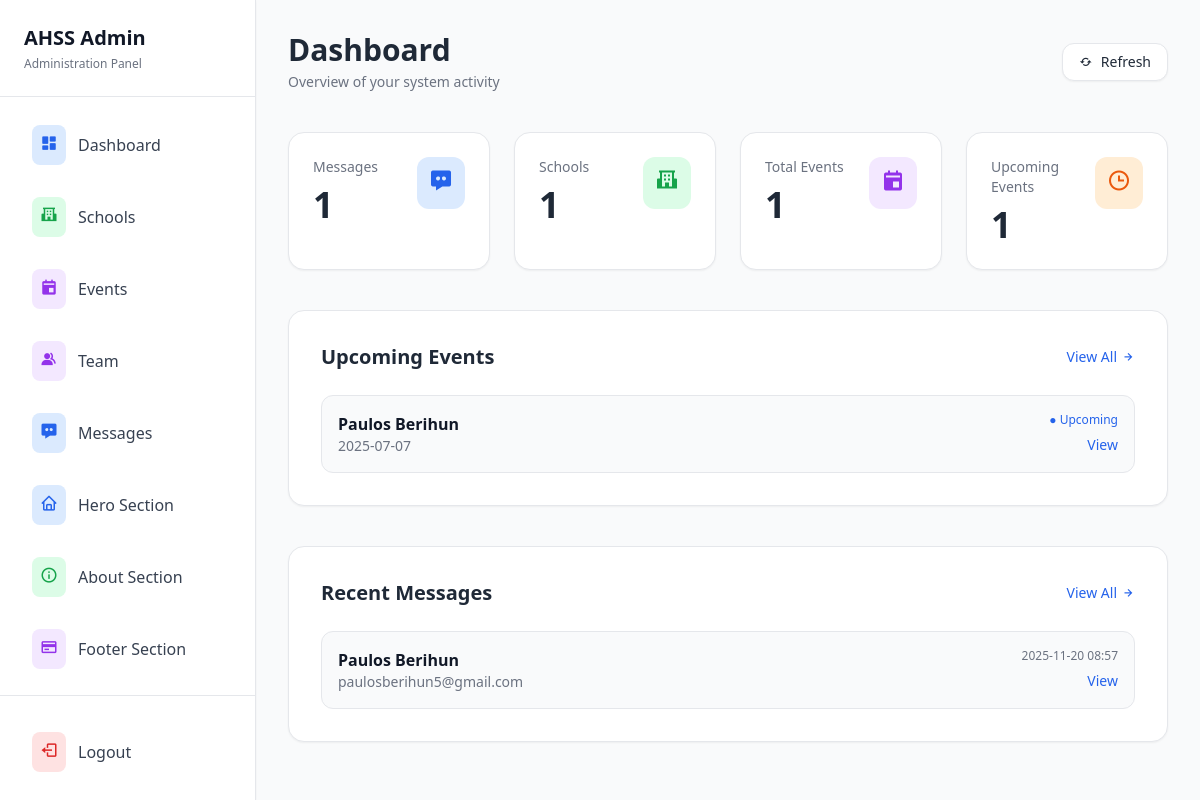
/admin/dashboard (signed in), run on an earlier commit of the app's database.
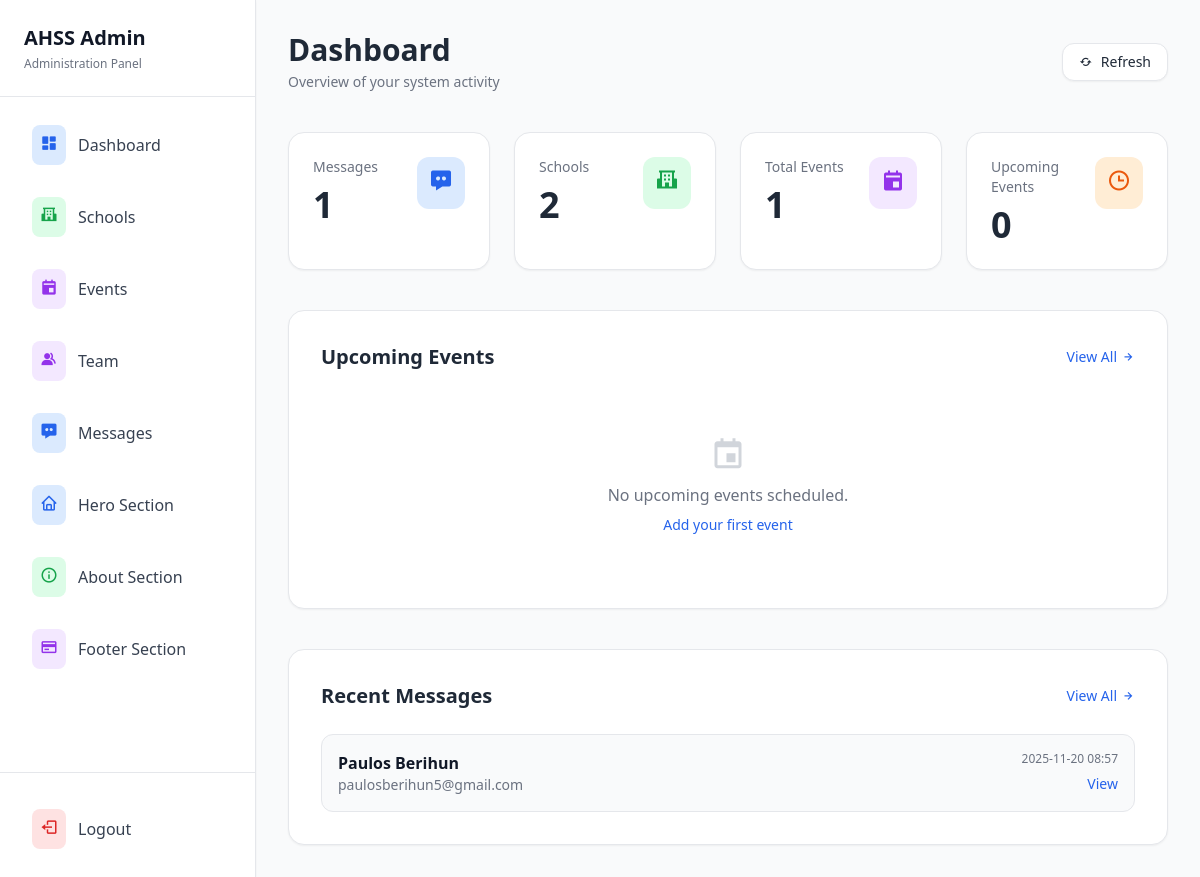
And on a later commit of the database.
### tables this page shows
CREATE TABLE events
            (id INTEGER PRIMARY KEY AUTOINCREMENT,
            title TEXT NOT NULL,
            description TEXT NOT NULL,
            event_date DATE NOT NULL,
            event_type TEXT NOT NULL, -- 'upcoming' or 'past'
            registration_link TEXT,
            gallery_link TEXT,
            image_filenames TEXT, -- JSON string of uploaded image filenames
            is_active BOOLEAN DEFAULT 1,
            created_at TIMESTAMP DEFAULT CURRENT_TIMESTAMP,
            updated_at TIMESTAMP DEFAULT CURRENT_TIMESTAMP);

CREATE TABLE contact_messages
                (id INTEGER PRIMARY KEY AUTOINCREMENT,
                name TEXT NOT NULL,
                email TEXT NOT NULL,
                message TEXT NOT NULL,
                is_read BOOLEAN DEFAULT 0,
                created_at TIMESTAMP DEFAULT CURRENT_TIMESTAMP);

### app.py (the view)
@app.route('/admin/dashboard')
@admin_required
def admin_dashboard():
    conn = get_db_connection()
    messages_count = conn.execute('SELECT COUNT(*) FROM contact_messages').fetchone()[0]
    schools_count = conn.execute('SELECT COUNT(*) FROM schools').fetchone()[0]
    events_count = conn.execute('SELECT COUNT(*) FROM events').fetchone()[0]
    upcoming_events_count = conn.execute('SELECT COUNT(*) FROM events WHERE event_type = "upcoming" AND is_active = 1').fetchone()[0]
    recent_messages = conn.execute('''
        SELECT * FROM contact_messages
        ORDER BY created_at DESC
        LIMIT 5
    ''').fetchall()
    upcoming_events = conn.execute('''
        SELECT * FROM events
        WHERE event_type = "upcoming" AND is_active = 1
        ORDER BY event_date ASC
        LIMIT 3
    ''').fetchall()
    conn.close()
    return render_template('admin/dashboard.html',
                         messages_count=messages_count,
                         schools_count=schools_count,
                         events_count=events_count,
                         upcoming_events_count=upcoming_events_count,
                         recent_messages=recent_messages,
                         upcoming_events=upcoming_events)

### app.py (called while the page is built)
def get_db_connection():
    conn = sqlite3.connect('site.db')
    conn.row_factory = sqlite3.Row
    return conn

def admin_required(f):
    @wraps(f)
    def decorated_function(*args, **kwargs):
        if 'admin_logged_in' not in session:
            return redirect(url_for('admin_login'))
        return f(*args, **kwargs)
    return decorated_function

### templates/admin/dashboard.html (shortened to what the changed rows need)
<!DOCTYPE html>
<html lang="en">
<head>
    <script src="https://cdn.tailwindcss.com"></script>
    <link href='https://unpkg.com/boxicons@2.1.4/css/boxicons.min.css' rel='stylesheet'>
</head>
<body class="bg-gray-50 text-gray-800">
<div class="flex min-h-screen">
    {% include 'admin/include/sidebar.html' %}
    <main class="lg:ml-64 flex-1 p-8">
        <div class="max-w-7xl mx-auto space-y-10">
            <div class="flex items-center justify-between">
                <div>
                    <h1 class="text-3xl font-bold">Dashboard</h1>
                </div>
            </div>
<div class="grid grid-cols-1 sm:grid-cols-2 lg:grid-cols-4 gap-6">
    <div class="bg-white rounded-2xl border border-gray-200 p-6 shadow-sm hover:shadow-md transition">
        <div class="flex items-start justify-between">
            <div>
                <p class="text-sm text-gray-500">Schools</p>
                <p class="text-4xl font-semibold mt-2">{{ schools_count }}</p>
            </div>
        </div>
    </div>
    <div class="bg-white rounded-2xl border border-gray-200 p-6 shadow-sm hover:shadow-md transition">
        <div class="flex items-start justify-between">
            <div>
                <p class="text-sm text-gray-500">Upcoming Events</p>
                <p class="text-4xl font-semibold mt-2">{{ upcoming_events_count }}</p>
            </div>
        </div>
    </div>
</div>
<div class="bg-white rounded-2xl border border-gray-200 shadow-sm p-8">
    <div class="flex items-center justify-between mb-6">
        <h2 class="text-xl font-semibold">Upcoming Events</h2>
    </div>
    {% if upcoming_events %}
        <div class="space-y-4">
            {% for event in upcoming_events %}
            <div class="flex items-center justify-between p-4 bg-gray-50 rounded-xl border border-gray-200 hover:bg-gray-100 transition">
                <div>
                    <p class="font-semibold text-gray-900">{{ event.title }}</p>
                    <p class="text-sm text-gray-500">{{ event.event_date }}</p>
                </div>
                <div class="text-right">
                    <small class="text-xs text-gray-500 block mb-1">
                        {% if event.event_type == 'upcoming' %}
                            <span class="text-blue-600">● Upcoming</span>
                        {% else %}
                            <span class="text-green-600">● Past</span>
                        {% endif %}
                    </small>
                    <a href="{{ url_for('edit_event', event_id=event.id) }}" class="text-blue-600 text-sm hover:underline">View</a>
                </div>
            </div>
            {% endfor %}
        </div>
    {% else %}
        <div class="py-10 text-center text-gray-500">
            <i class='bx bx-calendar-event text-4xl mb-3 text-gray-300'></i>
            <p>No upcoming events scheduled.</p>
            <a href="{{ url_for('new_event') }}" class="text-blue-600 text-sm hover:underline mt-2 inline-block">
                Add your first event
            </a>
        </div>
    {% endif %}
</div>
            <div class="bg-white rounded-2xl border border-gray-200 shadow-sm p-8">
                <div class="flex items-center justify-between mb-6">
                    <h2 class="text-xl font-semibold">Recent Messages</h2>
                </div>
                {% if recent_messages %}
                    <div class="space-y-4">
                        {% for message in recent_messages %}
                        <div class="flex items-center justify-between p-4 bg-gray-50 rounded-xl border border-gray-200 hover:bg-gray-100 transition">
                            <div>
                                <p class="font-semibold text-gray-900">{{ message.name }}</p>
                                <p class="text-sm text-gray-500">{{ message.email }}</p>
                            </div>
                            <div class="text-right">
                                <small class="text-xs text-gray-500 block mb-1">{{ message.created_at[:16] }}</small>
                                <a href="{{ url_for('view_message', message_id=message.id) }}" class="text-blue-600 text-sm hover:underline">View</a>
                            </div>
                        </div>
                        {% endfor %}
                    </div>
                {% else %}
                    <div class="py-10 text-center text-gray-500">No recent messages found</div>
                {% endif %}
            </div>
        </div>
    </main>
</div>
</body>
</html>

What changed in the data, as far as the page shows it:
removed events: title "Paulos Berihun", event_date "2025-07-07", event_type "● Upcoming"
Also different on the page:
{{ schools_count }}: "1" → "2"
{{ upcoming_events_count }}: "1" → "0"
text now shown: "No upcoming events scheduled. Add your first event"
